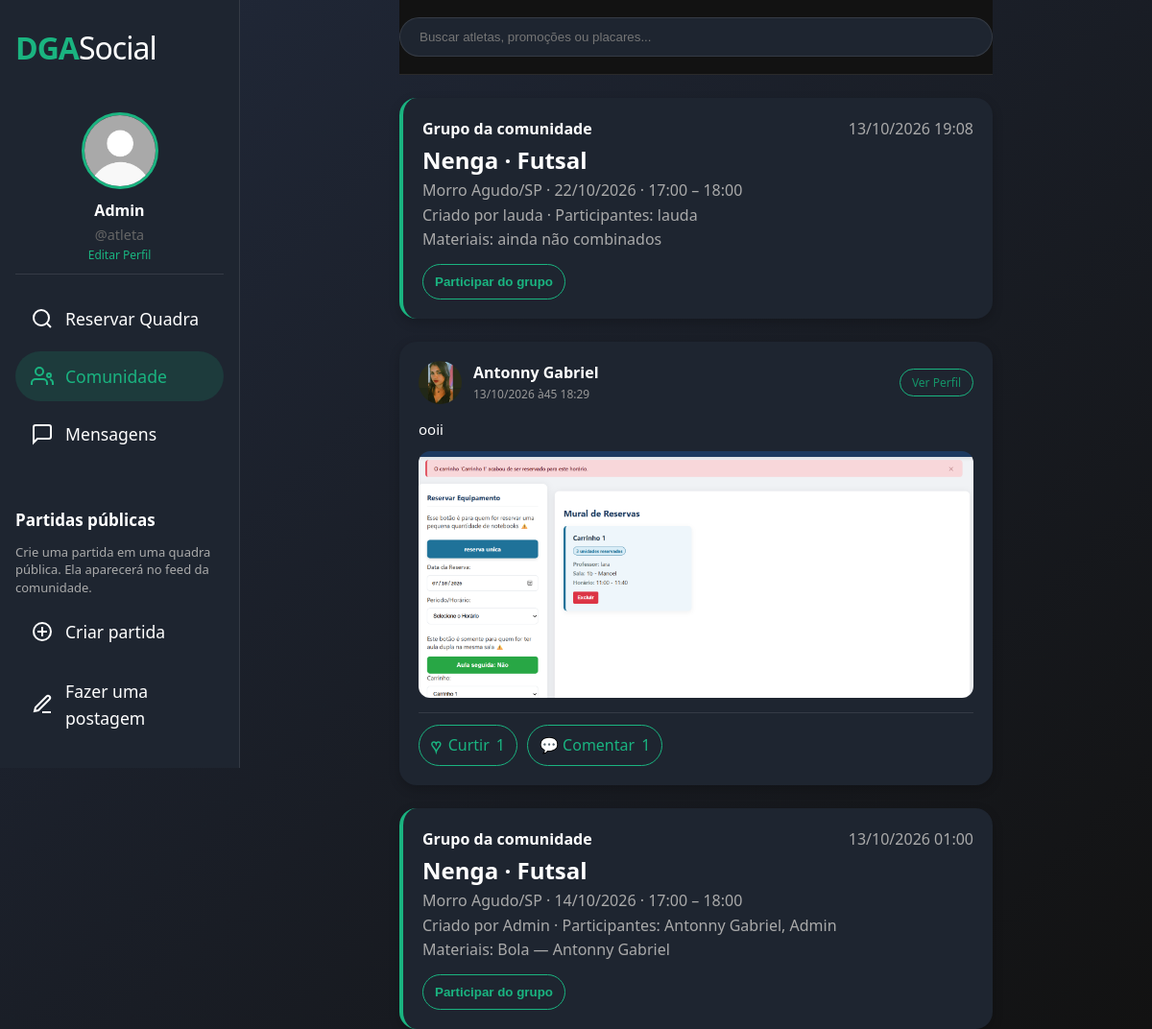
The app's page /social/ (signed in) with its own data.
### core/models.py (models this page shows, shortened)
class Usuario(AbstractBaseUser, PermissionsMixin):
    nome = models.CharField(max_length=150)
    cidade = models.CharField(max_length=100)
    email = models.EmailField(unique=True)
    is_active = models.BooleanField(default=True)
    is_staff = models.BooleanField(default=False)
    date_joined = models.DateTimeField(default=timezone.now)
    objects = UsuarioManager()
    USERNAME_FIELD = 'email'
    REQUIRED_FIELDS = ['nome', 'cidade']
    class Meta:
        db_table = 'usuarios'
        verbose_name = 'Usuário'
        verbose_name_plural = 'Usuários'

class Post(models.Model):
    TIPO_CHOICES = [
        ('atleta', 'Atleta'),
        ('admin', 'Admin'),
    ]
    usuario = models.ForeignKey(Usuario, on_delete=models.CASCADE, related_name='posts')
    texto = models.TextField(blank=True, null=True)
    imagem = models.CharField(max_length=500, blank=True, null=True)
    tipo = models.CharField(max_length=20, choices=TIPO_CHOICES, default='atleta')
    data_postagem = models.DateTimeField(auto_now_add=True)
    class Meta:
        db_table = 'posts'
        verbose_name = 'Post'
        verbose_name_plural = 'Posts'
        ordering = ['-data_postagem']

class GrupoQuadraPublica(models.Model):
    quadra = models.ForeignKey(Quadra, on_delete=models.CASCADE, related_name='grupos_publicos')
    esporte = models.CharField(max_length=100)
    data_encontro = models.DateField(blank=True, null=True)
    hora_inicio = models.TimeField(blank=True, null=True)
    hora_fim = models.TimeField(blank=True, null=True)
    criador = models.ForeignKey(Usuario, on_delete=models.CASCADE, related_name='grupos_criados')
    participantes = models.ManyToManyField(Usuario, through='ParticipanteGrupoPublico', related_name='grupos_publicos')
    criado_em = models.DateTimeField(default=timezone.now)
    class Meta:
        db_table = 'grupos_quadras_publicas'
        ordering = ['-criado_em']

class Quadra(models.Model):
    TIPO_CHOICES = [
        ('publica', 'Pública'),
        ('privada', 'Privada'),
    ]
    nome = models.CharField(max_length=200)
    descricao = models.TextField(blank=True, null=True)
    localizacao = models.CharField(max_length=255, blank=True, null=True)
    cidade = models.CharField(max_length=100, blank=True, null=True)
    estado = models.CharField(max_length=50, blank=True, null=True)
    esporte = models.CharField(max_length=200, blank=True, null=True)
    tipo = models.CharField(max_length=10, choices=TIPO_CHOICES, default='publica')
    proprietario = models.ForeignKey(
        Usuario, on_delete=models.SET_NULL, null=True, blank=True, related_name='quadras'
    )
    destaque = models.BooleanField(default=False)
    foto = models.CharField(max_length=500, blank=True, null=True)
    situacao = models.CharField(max_length=200, blank=True, default='Em boas condições')
    comentario_admin = models.TextField(blank=True)
    class Meta:
        db_table = 'quadras'
        verbose_name = 'Quadra'
        verbose_name_plural = 'Quadras'
    @property
    def lista_esportes(self):
        if self.esporte:
            return [e.strip() for e in self.esporte.split(',')]
        return []

class PerfilSocial(models.Model):
    usuario = models.OneToOneField(Usuario, on_delete=models.CASCADE, related_name='perfil_social')
    usuario_social = models.CharField(max_length=100, blank=True, null=True)
    bio = models.TextField(blank=True, null=True)
    foto_perfil = models.CharField(max_length=500, default='images/default_avatar.png')
    class Meta:
        db_table = 'perfis_sociais'
        verbose_name = 'Perfil Social'
        verbose_name_plural = 'Perfis Sociais'

class MaterialGrupoPublico(models.Model):
    grupo = models.ForeignKey(GrupoQuadraPublica, on_delete=models.CASCADE, related_name='materiais')
    usuario = models.ForeignKey(Usuario, on_delete=models.CASCADE, related_name='materiais_grupos_publicos')
    item = models.CharField(max_length=100)
    criado_em = models.DateTimeField(default=timezone.now)
    class Meta:
        db_table = 'materiais_grupos_publicos'
        ordering = ['criado_em', 'id']

### core/views.py (the view)
# urls.py: path('social/', views.social, name='social'),
@login_required(login_url='login')
def social(request):
    try:
        perfil = request.user.perfil_social
        dados = {
            'usuario_social': perfil.usuario_social,
            'bio': perfil.bio,
            'foto_perfil': perfil.foto_perfil,
        }
    except PerfilSocial.DoesNotExist:
        dados = {}
    posts_qs = Post.objects.select_related('usuario').prefetch_related(
        'usuario__perfil_social', 'curtidas', 'comentarios__usuario'
    ).all()
    curtidas_do_usuario = set(CurtidaPost.objects.filter(usuario=request.user).values_list('post_id', flat=True))
    feed_items = []
    for p in posts_qs:
        foto = 'images/default_avatar.png'
        usuario_social = None
        try:
            foto = p.usuario.perfil_social.foto_perfil
            usuario_social = p.usuario.perfil_social.usuario_social
        except PerfilSocial.DoesNotExist:
            pass
        feed_items.append({
            'is_partida': False,
            'id': p.id,
            'usuario_id': p.usuario_id,
            'texto': p.texto,
            'imagem': p.imagem,
            'tipo': p.tipo,
            'data_postagem': p.data_postagem,
            'nome_usuario': p.usuario.nome,
            'usuario_social': usuario_social,
            'foto_perfil': foto,
            'curtidas_total': p.curtidas.count(),
            'curtido_por_mim': p.id in curtidas_do_usuario,
            'comentarios': p.comentarios.all(),
        })
    quadras_publicas = Quadra.objects.filter(tipo='publica').order_by('cidade', 'nome')
    grupos = (GrupoQuadraPublica.objects.filter(quadra__tipo='publica')
        .select_related('quadra', 'criador').prefetch_related('participantes', 'inscricoes', 'materiais__usuario')[:100])
    for grupo in grupos:
        inscricoes = list(grupo.inscricoes.all())
        minha_inscricao = next((inscricao for inscricao in inscricoes if inscricao.usuario_id == request.user.id), None)
        feed_items.append({
            'is_grupo': True,
            'id': grupo.id,
            'obj': grupo,
            'data_postagem': grupo.criado_em,
            'ja_participa': minha_inscricao is not None,
            'presencas': minha_inscricao.presencas if minha_inscricao else 0,
        })
    feed_items.sort(key=lambda item: item['data_postagem'], reverse=True)
    return render(request, 'dga.social.html', {
        'dados': dados, 'posts': feed_items, 'quadras_publicas': quadras_publicas,
    })

### templates/dga.social.html (shortened to what this page needs)
﻿<!DOCTYPE html>
<html lang="pt-br">
  <head>
    {% load static %}
    {% static 'assets/foto_perfil.jpg' as avatar_padrao %}
    <link
      rel="stylesheet"
      href="{% static 'css/base.css' %}"
    />
    <link
      rel="stylesheet"
      href="{% static 'css/dga.social.css' %}"
    />
  </head>
  <body>
    <aside class="sidebar-left">
      <a href="{% url 'home' %}" class="logo">DGA<span>Social</span></a>
      <div class="user-mini-card" style="text-align: center; padding: 10px">
        <img
          src="{% if dados.foto_perfil %}{% static dados.foto_perfil|cut:'static/' %}{% else %}{% static 'assets/foto_perfil.jpg' %}{% endif %}"
          alt="Foto de Perfil"
          class="avatar-img"
          onerror="this.onerror=null;this.src='{{ avatar_padrao }}'"
          style="width: 80px; height: 80px; border: 3px solid #1ab480"
        />
        <div class="user-info" style="margin-top: 10px">
          <strong style="display: block">{{ user.nome }}</strong>
          <span style="color: #666; font-size: 0.9em"
            >@{{ dados.usuario_social|default:'atleta' }}</span
          >
        </div>
        <a
          href="{% url 'editar_perfil' %}"
          style="font-size: 12px; color: #1ab480; text-decoration: none"
          >Editar Perfil</a
        >
      </div>
      <nav class="nav-menu">
        <a href="{% url 'explorar' %}" class="nav-item">
          <svg
            width="24"
            height="24"
            fill="none"
            stroke="currentColor"
            stroke-width="2"
          >
            <circle cx="11" cy="11" r="8" />
            <path d="M21 21l-4.35-4.35" />
          </svg>
          <span>Reservar Quadra</span>
        </a>
        <a href="{% url 'social' %}" class="nav-item active">
          <svg
            width="24"
            height="24"
            fill="none"
            stroke="currentColor"
            stroke-width="2"
          >
            <path d="M17 21v-2a4 4 0 0 0-4-4H5a4 4 0 0 0-4 4v2" />
            <circle cx="9" cy="7" r="4" />
            <path d="M23 21v-2a4 4 0 0 0-3-3.87" />
            <circle cx="19" cy="11" r="2" />
          </svg>
          <span>Comunidade</span>
        </a>
        <a href="{% url 'mensagem' %}" class="nav-item">
          <svg
            width="24"
            height="24"
            fill="none"
            stroke="currentColor"
            stroke-width="2"
          >
            <path
              d="M21 15a2 2 0 0 1-2 2H7l-4 4V5a2 2 0 0 1 2-2h14a2 2 0 0 1 2 2z"
            />
          </svg>
          <span>Mensagens</span>
        </a>
      </nav>
      <section class="sidebar-games">
        <h2>Partidas públicas</h2>
        <p>Crie uma partida em uma quadra pública. Ela aparecerá no feed da comunidade.</p>
        {% if user.is_authenticated %}
        <button class="sidebar-action-trigger" type="button" data-open-dialog="partida-dialog"><svg width="24" height="24" fill="none" stroke="currentColor" stroke-width="2"><circle cx="12" cy="12" r="9"/><path d="M12 7v10M7 12h10"/></svg><span>Criar partida</span></button>
        <button class="sidebar-action-trigger" type="button" data-open-dialog="post-dialog"><svg width="24" height="24" fill="none" stroke="currentColor" stroke-width="2"><path d="M12 20h9"/><path d="M16.5 3.5a2.1 2.1 0 0 1 3 3L8 18l-4 1 1-4Z"/></svg><span>Fazer uma postagem</span></button>
        <p class="sidebar-feedback" aria-live="polite"></p>
        {% else %}<p><a href="{% url 'login' %}?proximo={% url 'social' %}">Entre para criar ou participar.</a></p>{% endif %}
      </section>
    </aside>
    <main class="main-feed">
      <header class="topbar">
        <div class="search-bar">
          <input
            type="text"
            placeholder="Buscar atletas, promoções ou placares..."
          />
        </div>
      </header>
      <section class="feed">
        {% if posts %} {% for post in posts %}
        {% if post.is_grupo %}
        {% with grupo=post.obj %}
        <article id="grupo-{{ grupo.id }}" class="post-card game-post">
          <div class="post-header"><strong>Grupo da comunidade</strong><span class="game-meta">{{ grupo.criado_em|date:'d/m/Y H:i' }}</span></div>
          <div class="post-content">
            <h2>{{ grupo.quadra.nome }} &middot; {{ grupo.esporte }}</h2>
            <p class="game-meta">{{ grupo.quadra.cidade }}{% if grupo.quadra.estado %}/{{ grupo.quadra.estado }}{% endif %}{% if grupo.data_encontro %} &middot; {{ grupo.data_encontro|date:'d/m/Y' }}{% endif %} &middot; {{ grupo.hora_inicio|time:'H:i' }} &ndash; {{ grupo.hora_fim|time:'H:i' }}</p>
            <p class="game-meta">Criado por {{ grupo.criador.nome }} &middot; Participantes: {% for participante in grupo.participantes.all %}{{ participante.nome }}{% if not forloop.last %}, {% endif %}{% empty %}ningu&eacute;m ainda{% endfor %}</p>
            <p class="game-meta">Materiais: {% for material in grupo.materiais.all %}{{ material.item }} &mdash; {{ material.usuario.nome }}{% if not forloop.last %}; {% endif %}{% empty %}ainda n&atilde;o combinados{% endfor %}</p>
          </div>
          {% if user.is_authenticated %}<div class="game-card-actions"><form method="post" action="{% url 'participar_grupo_quadra_publica' grupo.id %}"><button type="submit">{% if post.ja_participa %}Vou de novo{% else %}Participar do grupo{% endif %}</button></form></div>{% endif %}
        </article>
        {% endwith %}
        {% else %}
        <article id="post-{{ post.id }}" class="post-card {% if post.tipo == 'admin' %}promo-card{% endif %}">
          <div
            class="post-header"
            style="
              display: flex;
              align-items: center;
              justify-content: space-between;
            "
          >
            <div style="display: flex; align-items: center; gap: 12px">
              <img
                src="{% if post.foto_perfil %}{% static post.foto_perfil|cut:'static/' %}{% else %}{% static 'assets/foto_perfil.jpg' %}{% endif %}"
                class="avatar"
                onerror="this.onerror=null;this.src='{{ avatar_padrao }}'"
                style="width: 45px; height: 45px"
              />
              <div>
                <strong style="display: block"
                  >{{ post.nome_usuario }} </strong
                >
                <span style="font-size: 12px; color: #999"
                  >{{ post.data_postagem|date:'d/m/Y às H:i' }}</span
                >
              </div>
            </div>
            <a href="/perfil/{{ post.usuario_id }}" class="btn-perfil-post"
              >Ver Perfil</a
            >
          </div>
          <div class="post-content" style="margin-top: 15px">
            <p style="font-size: 15px; line-height: 1.5; color: var(--text-primary)">
              {{ post.texto }}
            </p>
            {% if post.imagem %}
            <img
              src="{% if post.imagem %}{% static post.imagem %}{% endif %}"
              alt="Imagem do Post"
              style="
                width: 100%;
                border-radius: 12px;
                margin-top: 12px;
                display: block;
              "
            />
            {% endif %}
          </div>
          <div class="post-actions">
            <form method="post" action="{% url 'curtir_post' post.id %}">
              <button class="post-action-button post-action-like{% if post.curtido_por_mim %} is-liked{% endif %}" type="submit" aria-pressed="{{ post.curtido_por_mim|yesno:'true,false' }}">
                <span class="heart-icon" aria-hidden="true">♥</span>
                <span>Curtir</span>
                <span aria-label="total de curtidas">{{ post.curtidas_total }}</span>
              </button>
            </form>
            <details class="post-comments">
              <summary class="post-action-button">💬 Comentar <span>{{ post.comentarios|length }}</span></summary>
            </details>
          </div>
        </article>
        {% endif %}
        {% endfor %} {% else %}
        <div style="text-align: center; padding: 60px; color: #bbb">
          <p>Ainda não há postagens nesta comunidade. Seja o primeiro!</p>
        </div>
        {% endif %}
      </section>
    </main>
  </body>
</html>

### records on screen
Usuario: nome "Admin"
Post: usuario_social "atleta", data_postagem "13/10/2026 à45 18:29", texto "ooii", imagem (picture)
GrupoQuadraPublica: obj.criado_em "13/10/2026 19:08", obj.quadra.nome "Nenga", obj.esporte "Futsal", obj.quadra.cidade "Morro Agudo", obj.quadra.estado "SP", obj.data_encontro "22/10/2026", obj.hora_inicio "17:00", obj.hora_fim "18:00", obj.criador.nome "lauda", shows "Participar do grupo"
Usuario: nome "lauda"
PerfilSocial: foto_perfil (picture)
Usuario: nome_usuario "Antonny Gabriel", nome "Antonny Gabriel"
GrupoQuadraPublica: obj.criado_em "13/10/2026 01:00", obj.quadra.nome "Nenga", obj.esporte "Futsal", obj.quadra.cidade "Morro Agudo", obj.quadra.estado "SP", obj.data_encontro "14/10/2026", obj.hora_inicio "17:00", obj.hora_fim "18:00", obj.criador.nome "Admin", shows "Participar do grupo"
Usuario: nome "Admin"
MaterialGrupoPublico: item "Bola", usuario.nome "Antonny Gabriel"

### other values on screen
{{ post.curtidas_total }} "1"
{{ post.comentarios|length }} "1"
